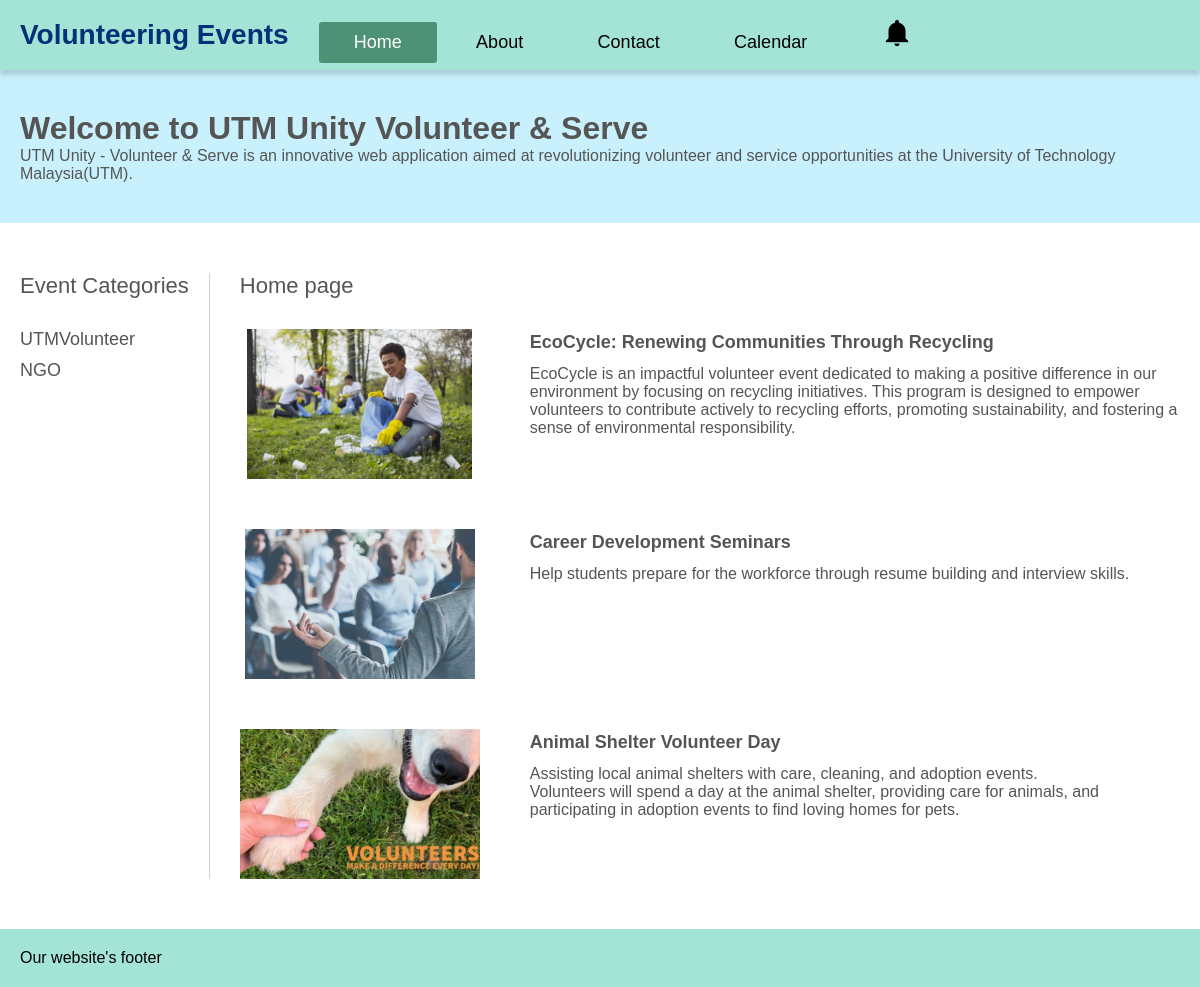
Screenshot of /index1.php with the database file from the repository.
### tables this page shows
CREATE TABLE `events_2` (
  `id` int(11) NOT NULL,
  `image` varchar(255) NOT NULL,
  `title` varchar(255) NOT NULL,
  `description` text NOT NULL,
  `details` text NOT NULL,
  `category` varchar(100) NOT NULL,
  `meta_description` varchar(255) NOT NULL,
  `meta_keywords` varchar(255) NOT NULL
);

### php/functions.php (called while the page is built, shortened)
<?php
	function dbConnect(){
		$mysqli = new mysqli(SERVER, USERNAME, PASSWORD, DATABASE);
		IF($mysqli->connect_errno != 0){
			return FALSE;
		}else{
			return $mysqli;
		}
	}
	function getCategories(){
		$mysqli = dbConnect();
		$result = $mysqli->query("SELECT DISTINCT category FROM events_2");
		while($row = $result->fetch_assoc()){
			$categories[] = $row;
		}
		return $categories;
	}
	function getHomePageEvents($int){
		$mysqli = dbConnect();
		$result = $mysqli->query("SELECT * FROM events_2 ORDER BY rand() LIMIT $int");
		while($row = $result->fetch_assoc()){
			$data[] = $row;
		}
		return $data;
	}

### index1.php (the view, shortened to what this page needs)
<?php require "php/functions.php" ?>
<!DOCTYPE html>
<html lang="en">
<head>
	<link rel="stylesheet" href="styles.css">
</head>
<body id="index">
	<?php include "nav.php" ?>
	<?php include "header.php" ?>
	<main>
		<div class="left">
			<div class="section-title">Event Categories</div>
			<?php $categories = getCategories() ?>
			<?php
				foreach($categories as $category){
			?>
				<a href="category.php?category=<?php echo urlencode($category['category']) ?>">
					<?php echo ucfirst($category['category']) ?>
				</a>
			<?php
				}
			?>
		</div>
		<div class="right">
			<div class="section-title">Home page</div>
			<?php $events = getHomePageEvents(3) ?>
			<div class="activities">
				<?php
					foreach($events as $event){
				?>
					<div class="activities-left">
						<img src="<?php echo "events/{$event['image']}" ?>" alt="">
					</div>
					<div class="activities-right">
						<p class="title">
							<a href="event.php?title=<?php echo urlencode($event['title']) ?>">
								<?php echo $event['title'] ?>
							</a>
						</p>
						<p class="description">
							<?php echo $event['description'] ?>
						</p>
					</div>
				<?php
					}
				?>
			</div>
		</div>
	</main>
	<?php include "footer.php" ?>
</body>
</html>

### styles.css (style rules this page uses)
* { margin: 0; padding: 0; box-sizing: border-box; }
body { font-family: sans-serif; min-height: 100%; color: #555; }
main { padding: 20px; display: grid; grid-template-columns: auto 1fr; grid-column-gap: 30px; margin-top: 30px; margin-bottom: 30px; }
main .section-title { font-size: 22px; margin-bottom: 30px; }
main .left { border-right: thin solid #d4d4d4; padding-right: 20px; }
main .left a { display: block; text-decoration: none; color: #555; font-size: 18px; margin-bottom: 10px; }
main .right .activities { display: grid; grid-template-columns: auto 1fr; grid-column-gap: 50px; grid-row-gap: 50px; }
main .right .activities-left img { height: 150px; display: block; margin: 0 auto; }
main .right .title a { font-weight: bold; font-size: 18px; text-decoration: none; color: #555; line-height: 26px; }
main .right .description { margin-top: 10px; }

### rows the page displays
events_2: image (picture), title "EcoCycle: Renewing Communities Through Recycling", description "EcoCycle is an impactful volunteer event dedicated to making a positive difference in our environment by focusing on recycling initiatives. This program is designed to empower volunteers to contribute actively to recycling efforts, promoting sustainability, and fostering a sense of environmental responsibility."
events_2: image (picture), title "Career Development Seminars", description "Help students prepare for the workforce through resume building and interview skills."
events_2: image (picture), title "Animal Shelter Volunteer Day", description "Assisting local animal shelters with care, cleaning, and adoption events. Volunteers will spend a day at the animal shelter, providing care for animals, and participating in adoption events to find loving homes for pets."

### other values shown
$category['category'] "UTMVolunteer"
$category['category'] "NGO"
